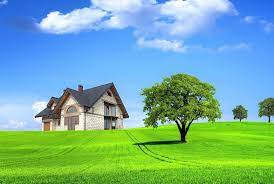
#> input picture image/nature.jpg, 274 x 184 px, found by its file name
$ jupyter execute ImagePrcessing_baitap_18_2_2023.ipynb   (shell and % lines are left out)
#> lines starting #> are read from the running program, lines starting #| are printed output that depends on the picture
<a href="https://colab.research.google.com/github/nguyenvudev20/mse22.imageprocessing/blob/main/ImagePrcessing_baitap_18_2_2023.ipynb" target="_parent"></a>

[cell 1]
import cv2
import numpy as np
from matplotlib import pyplot as plt
from skimage.util import random_noise
from google.colab.patches import cv2_imshow

[cell 2]
Img = cv2.imread('dataimage/image/nature.jpg')
#> Img is the input picture: shape (184, 274, 3); mean B, G, R 158.3, 175.6, 117.4
img_gray = cv2.imread('dataimage/image/nature.jpg', cv2.IMREAD_GRAYSCALE)
#> img_gray: shape (184, 274); min 0, max 255, mean 156.2

[cell 3]
#@title 1. Read a color image from the Internet (i.e., nature.jpg). Display its red, green and blue component separately.
b, g, r = cv2.split(Img)

fig, ax = plt.subplots(nrows=1, ncols=3, figsize=(20, 12))
fz=15
ax[0].imshow(r, cmap='Reds')
ax[0].set_title('Reds',fontsize=fz)
ax[1].imshow(g, cmap='Greens')
ax[1].set_title('Greens',fontsize=fz)
ax[2].imshow(b, cmap='Blues')
ax[2].set_title('Blues',fontsize=fz)
plt.show()

[cell 4]
#@title 2. Swap the red and the blue component of the input image to create a new image (BGR), and save the new image into a new file.
swapped_img = cv2.merge((r, g, b), cv2.COLOR_BGR2RGB)
cv2.imwrite('swapped_image.jpg', swapped_img)
cv2_imshow(cv2.imread('swapped_image.jpg', cv2.COLOR_BGR2RGB))

[cell 5]
#@title 3. Try to make the image brighter or darker using add a constant or gamma correction. Values are optional.
bright_img = cv2.add(Img, (50, 50, 50, 0))

# Apply a gamma correction to adjust the brightness
gamma = 0.1
gamma_corr_img = np.power(Img / 255.0, gamma) * 255.0
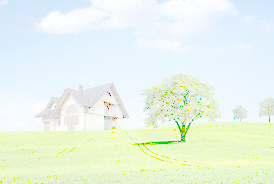
#> gamma_corr_img: shape (184, 274, 3) float64; mean B, G, R 232.5, 244.8, 233.9


fig, ax = plt.subplots(nrows=1, ncols=3, figsize=(20, 12))
fz=15
ax[0].imshow(cv2.cvtColor(Img, cv2.COLOR_BGR2RGB), cmap=None)
ax[0].set_title('Original',fontsize=fz)
ax[1].imshow(cv2.cvtColor(bright_img, cv2.COLOR_BGR2RGB), cmap=None)
ax[1].set_title('Brighter',fontsize=fz)
ax[2].imshow(cv2.cvtColor(gamma_corr_img.astype(np.uint8), cv2.COLOR_BGR2RGB), cmap=None)
ax[2].set_title('Gamma-corrected '+str(gamma),fontsize=fz)
plt.show()
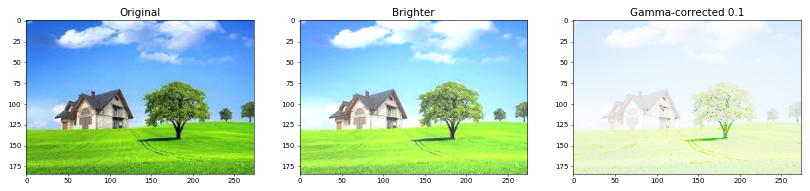
#> figure drawn by matplotlib, 3 panels

[cell 6]
#@title 4. Display the image and its histogram in color and grayscale.


# Compute the color and grayscale histograms
color_hist = cv2.calcHist([Img], [0, 1, 2], None, [256, 256, 256], [0, 256, 0, 256, 0, 256])
gray_hist = cv2.calcHist([img_gray], [0], None, [256], [0, 256])
#> gray_hist = 256 values, max 966 at index 173, min 2 at index 2, mean 196.9


# Display the color and grayscale histograms using Matplotlib
plt.figure(figsize=(20, 12))
plt.subplot(2, 2, 1)
plt.imshow(cv2.cvtColor(Img, cv2.COLOR_BGR2RGB))
plt.title('Color image')
plt.subplot(2, 2, 2)
plt.imshow(img_gray, cmap='gray')
plt.title('Grayscale image')
plt.subplot(2, 2, 3)
plt.plot(color_hist.flatten())
plt.title('Color histogram')
plt.subplot(2, 2, 4)
plt.plot(gray_hist.flatten())
plt.title('Grayscale histogram')
plt.show()
#> figure, not shown here; panel 3: curve peaks at x = 16693101, y = 82; panel 4: curve peaks at x = 173, y = 966

[cell 7]
#@title 5. With grayscale image, do three different actions:  flip left to right, rotate clockwise 180 degrees, crop ½ central of the image


# Flip the image left to right
img_flipped = cv2.flip(img_gray, 1)
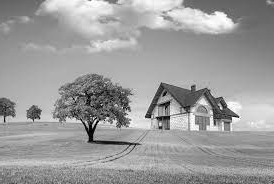
#> img_flipped: shape (184, 274); min 0, max 255, mean 156.2
# rotated the image
img_rotated = cv2.rotate(img_gray, cv2.ROTATE_180)
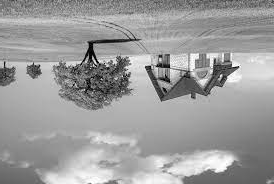
#> img_rotated: shape (184, 274); min 0, max 255, mean 156.2

# Crop the central half of the image
height, width = img_gray.shape
#> height = 184; width = 274
crop_top = int(height / 4)
#> crop_top = 46
crop_bottom = int(3 * height / 4)
#> crop_bottom = 138
crop_left = int(width / 4)
#> crop_left = 68
crop_right = int(3 * width / 4)
#> crop_right = 205
img_cropped = img_gray[crop_top:crop_bottom, crop_left:crop_right]
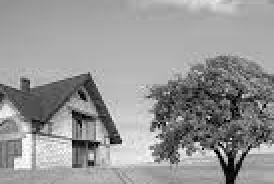
#> img_cropped: shape (92, 137) (shown 2 times larger); min 0, max 255, mean 150
# Display
fig, ax = plt.subplots(nrows=1, ncols=4, figsize=(20, 12))
fz=15
ax[0].imshow(img_gray, cmap='gray')
ax[0].set_title('Original',fontsize=fz)
ax[1].imshow(img_flipped, cmap='gray')
ax[1].set_title('Flipped',fontsize=fz)
ax[2].imshow(img_rotated, cmap='gray')
ax[2].set_title('rotated',fontsize=fz)
ax[3].imshow(img_cropped, cmap='gray')
ax[3].set_title('Cropped',fontsize=fz)

plt.show()

[cell 8]
#@title 6. Quantize the grayscale using 2 bits, 4 bits, 6 bits and 8 bits. Visualizethe effect of the operations.

# Quantize the image using 2, 4, 6, and 8 bits
bits_list = [2, 4, 6, 8]
num_cols = len(bits_list) // 2
img_quantized_list = []
fz=20
plt.figure(figsize=(20, 10))
for bits in bits_list:
    img_quantized = np.round((img_gray / 255) * ((2 ** bits) - 1)) / ((2 ** bits) - 1)
    img_quantized = np.uint8(img_quantized * 255)
    img_quantized_list.append(img_quantized)
#> this loop made 4 passes
#> pass 1, `img_quantized = np.round((img_gray / 255) * ((2 ** bits) - 1)) / ((2 *..`:
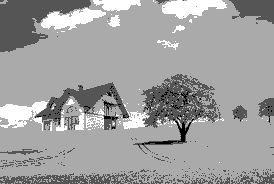
#> img_quantized: shape (184, 274) float64; min 0, max 1, mean 0.623
#> after the loop, img_quantized_list = 4 items

# Display the original and quantized images
cv2_imshow(img_gray)
for i, img_quantized in enumerate(img_quantized_list):
    plt.subplot(2, num_cols, i+1)
    plt.imshow(img_quantized, cmap='gray')
    plt.title(str(bits_list[i]) + ' image(s)',fontsize=fz)
    plt.axis('off')
plt.show()

[cell 9]
#@title 6. Perform histogram equalization (global and local) for grayscale and color images. Display the original and equalized ones.
# Load the grayscale and color images
img_color =cv2.imread('dataimage/image/nature.jpg');

# Perform global histogram equalization for grayscale image
img_gray_eq = cv2.equalizeHist(img_gray)
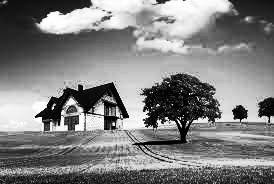
#> img_gray_eq: shape (184, 274); min 0, max 255, mean 128.5

# Perform local histogram equalization for grayscale image
clahe = cv2.createCLAHE(clipLimit=2.0, tileGridSize=(8,8))
img_gray_clahe = clahe.apply(img_gray)
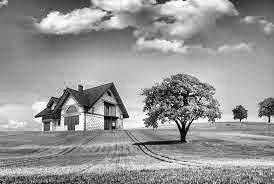
#> img_gray_clahe: shape (184, 274); min 1, max 255, mean 150.3

# Perform global histogram equalization for color image
img_color_yuv = cv2.cvtColor(img_color, cv2.COLOR_BGR2YUV)
#> img_color_yuv: shape (184, 274, 3); mean of channels 0, 1, 2 156.2, 129, 94
img_color_yuv[:,:,0] = cv2.equalizeHist(img_color_yuv[:,:,0])
#> img_color_yuv: shape (184, 274, 3); mean of channels 0, 1, 2 128.6, 129, 94
img_color_eq = cv2.cvtColor(img_color_yuv, cv2.COLOR_YUV2BGR)
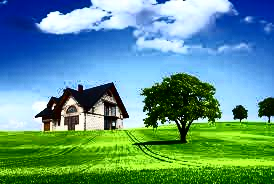
#> img_color_eq: shape (184, 274, 3); mean B, G, R 135, 147.8, 92.1

# Perform local histogram equalization for color image
clahe = cv2.createCLAHE(clipLimit=2.0, tileGridSize=(8,8))
img_color_yuv = cv2.cvtColor(img_color, cv2.COLOR_BGR2YUV)
img_color_yuv[:,:,0] = clahe.apply(img_color_yuv[:,:,0])
#> img_color_yuv: shape (184, 274, 3); mean of channels 0, 1, 2 150.4, 129, 94
img_color_clahe = cv2.cvtColor(img_color_yuv, cv2.COLOR_YUV2BGR)

fig, ax = plt.subplots(nrows=2, ncols=3, figsize=(20, 12))
fz=15
ax[0,0].imshow(img_gray, cmap='gray')
ax[0,0].set_title('Grayscale Original',fontsize=fz)

ax[0,1].imshow(img_gray_eq, cmap='gray')
ax[0,1].set_title('Grayscale Equalized',fontsize=fz)

ax[0,2].imshow(img_gray_clahe, cmap='gray')
ax[0,2].set_title('Grayscale Local Equalized',fontsize=fz)

ax[1,0].imshow(cv2.cvtColor(img_color, cv2.COLOR_BGR2RGB),cmap=None)
ax[1,0].set_title('Color Original',fontsize=fz)

ax[1,1].imshow(cv2.cvtColor(img_color_eq, cv2.COLOR_BGR2RGB),cmap=None)
ax[1,1].set_title('Color Equalized',fontsize=fz)

ax[1,2].imshow(cv2.cvtColor(img_color_clahe, cv2.COLOR_BGR2RGB),cmap=None)
ax[1,2].set_title('Color Local Equalized',fontsize=fz)
plt.show()
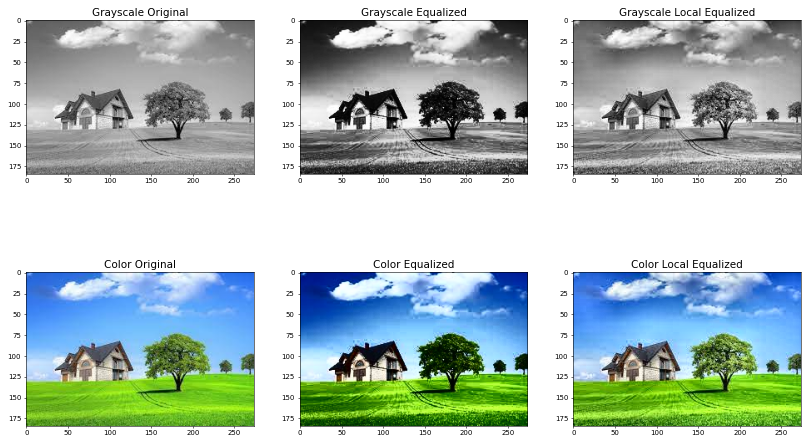
#> figure drawn by matplotlib, 6 panels

$ run again, with image/Ex3.jpg copied over image/nature.jpg
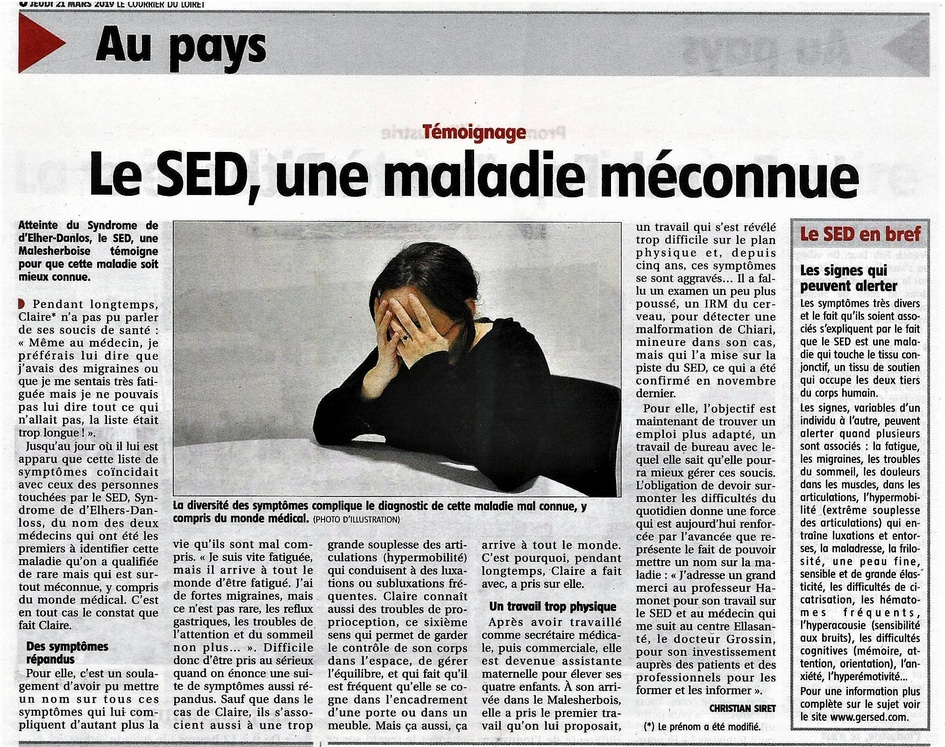
#> input picture image/Ex3.jpg, 945 x 747 px, shrunk from 2023 x 1598 before the run, found by its file name
#> Img is the input picture: shape (747, 945, 3); mean B, G, R 184.7, 185.2, 185.9
#> `plt.show()`:
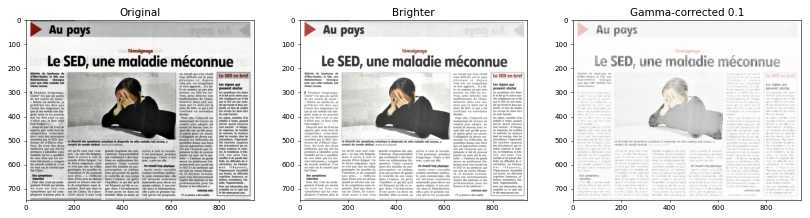
#> figure drawn by matplotlib, 3 panels
#> gray_hist = 256 values, max 19300 at index 247, min 530 at index 103, mean 2757.5
#> after the loop `for bits in bits_list:`: img_quantized_list = 4 items
#> the loop `for i, img_quantized in enumerate(img_quantized_list):` made 4 passes
#> `img_gray_clahe = clahe.apply(img_gray)`:
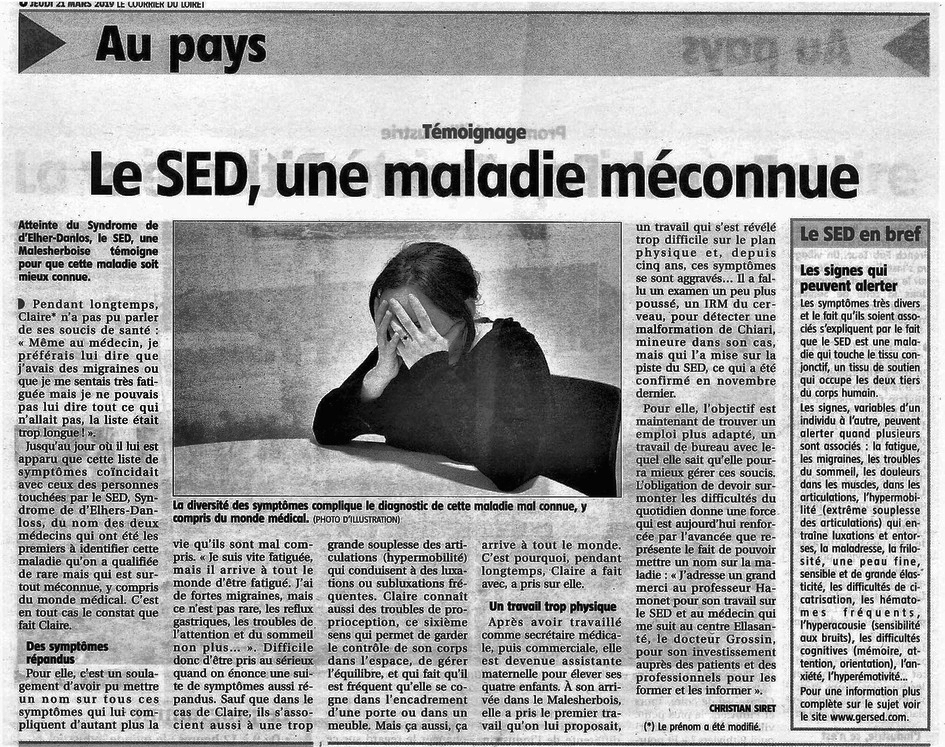
#> img_gray_clahe: shape (747, 945); min 1, max 255, mean 165.3
